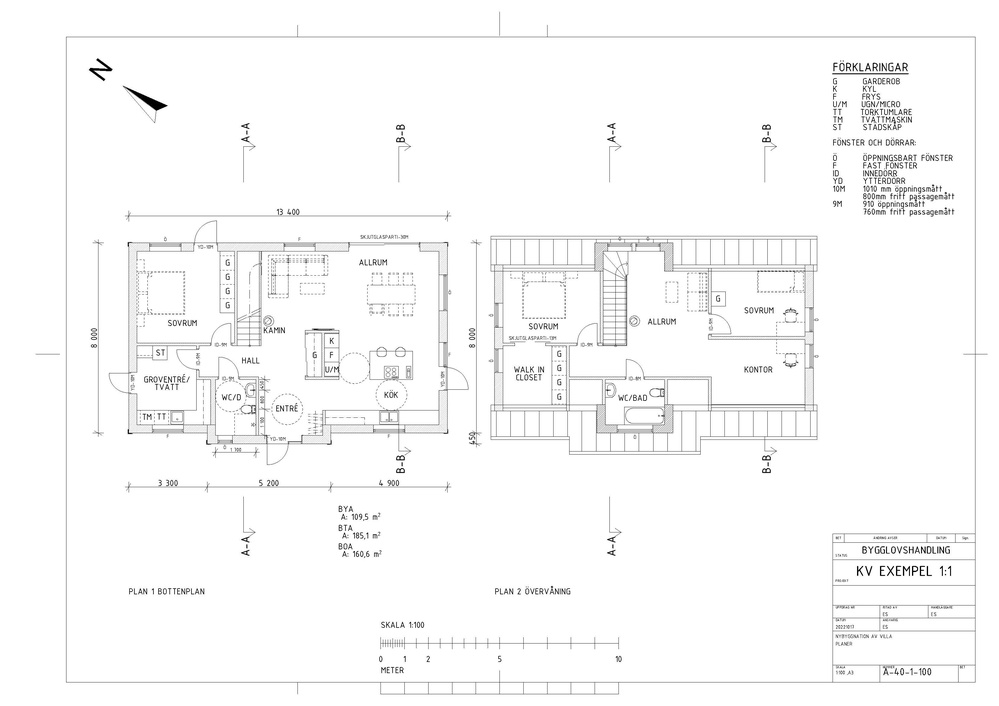
#> input picture data/real/Typritning_A-40-1-100.jpg, 999 x 706 px, shrunk from 3308 x 2339 before the run
$ python -i baselines.py   (imports and definitions only)
#> lines starting #> are read from the running program, lines starting #| are printed output that depends on the picture; after the words box and inside, x2 and y2 are one past the last pixel; in counts of white or black regions, pixels touching at a corner belong together
### draw2cad/dxf.py
"""Write a Plan (mm) to a layered DXF."""

from __future__ import annotations

import math
from pathlib import Path

import ezdxf
from ezdxf.enums import TextEntityAlignment
from shapely.geometry import MultiPolygon, Polygon
from shapely.ops import unary_union

from draw2cad.layers import DEFAULT_LAYERS, Category
from draw2cad.plan import Opening, Plan, Pt, Wall

# Dimension style for a mm drawing plotted at 1:100: 2.5 mm text, architectural ticks, whole mm.
DIM_OVERRIDE = {"dimtxt": 250, "dimtsz": 120, "dimexe": 120, "dimexo": 60, "dimgap": 60,
                "dimdec": 0, "dimtad": 1, "dimlfac": 1.0, "dimpost": "<>"}


# [37 lines left out: functions door_symbol, window_symbol, iter_polygons, not called in this run]


def new_doc() -> ezdxf.document.Drawing:
    doc = ezdxf.new("R2018", setup=True)
    doc.header["$INSUNITS"] = 4  # mm
    doc.header["$MEASUREMENT"] = 1  # metric
    colors = {Category.WALL_EXT: 4, Category.WALL_INT: 3, Category.WALL: 3, Category.DOOR: 2,
              Category.WINDOW: 6, Category.DIMENSION: 1, Category.TEXT: 7, Category.ROOM: 5, Category.OTHER: 8}
    for cat, name in DEFAULT_LAYERS.items():
        doc.layers.add(name, color=colors.get(cat, 7))
    return doc


# [54 lines left out: function plan_to_dxf, not called in this run]

### bench/baselines.py
"""Reference converters for calibrating the benchmark. A converter is `f(image: Path, out_dxf: Path) -> None`.

- oracle: writes the ground truth itself (synthetic cases only). Must score perfectly.
- naive:  threshold + thick-stroke contours at an assumed 1:100 / 300 dpi. A floor to beat.
"""

from __future__ import annotations

from pathlib import Path

import cv2

from draw2cad.dxf import new_doc, plan_to_dxf
from draw2cad.plan import Plan
from draw2cad.layers import DEFAULT_LAYERS, Category


def oracle(image: Path, out_dxf: Path) -> None:
    gt = image.parent / "gt.json"
    if not gt.exists():
        raise FileNotFoundError("oracle only works on synthetic cases (no gt.json next to the image)")
    plan_to_dxf(Plan.from_json(gt), out_dxf)


def naive(image: Path, out_dxf: Path, scale: int = 100, dpi: int = 300) -> None:
#> called with image = '../data/real/Typritning_A-40-1-100.jpg', out_dxf = 'out.png', scale = 100, dpi = 300
    gray = cv2.imread(str(image), cv2.IMREAD_GRAYSCALE)
#> gray is the input picture: shape (706, 999); min 0, max 255, mean 249.5
    _, binary = cv2.threshold(gray, 0, 255, cv2.THRESH_BINARY_INV + cv2.THRESH_OTSU)
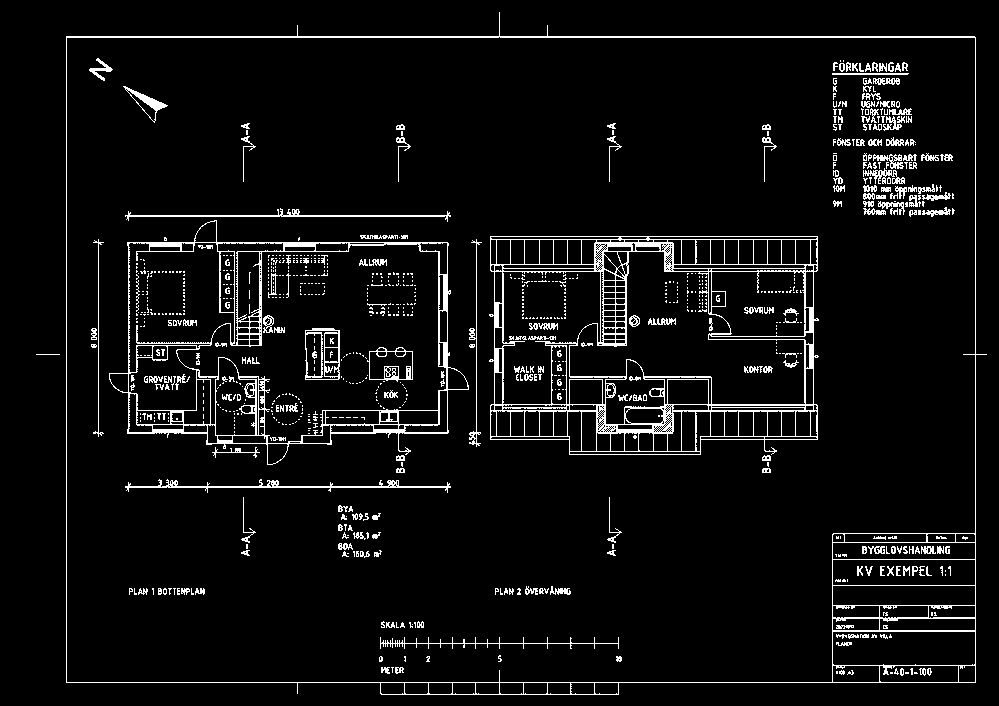
#> binary: shape (706, 999); 5.7% white in thin lines or dots
    thick = cv2.morphologyEx(binary, cv2.MORPH_OPEN, cv2.getStructuringElement(cv2.MORPH_RECT, (5, 5)))
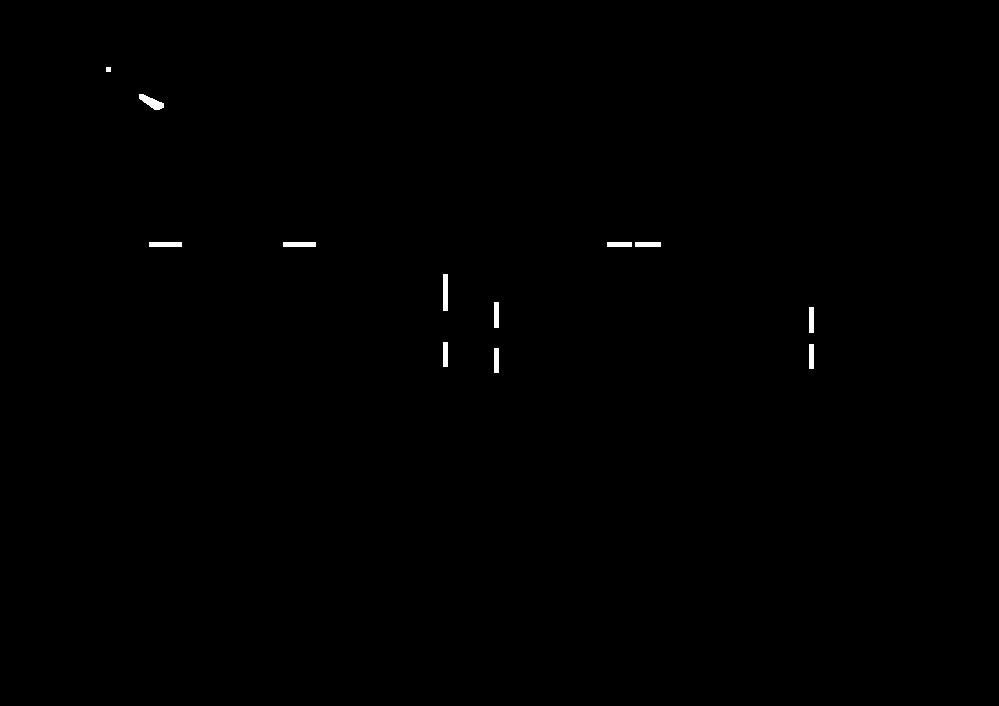
#> thick: shape (706, 999); 0.23% white; 12 white regions
    contours, _ = cv2.findContours(thick, cv2.RETR_CCOMP, cv2.CHAIN_APPROX_SIMPLE)
#> contours = 12 contours, 1 with area under 20; largest, box (x1, y1, x2, y2) and area: (139, 94, 164, 110) 173, (443, 274, 448, 311) 144, (283, 242, 316, 247) 128, (149, 242, 182, 247) 128, (809, 307, 814, 333) 100
    mm_per_px = 25.4 / dpi * scale
    h = gray.shape[0]
#> h = 706
    doc = new_doc()
    msp = doc.modelspace()
    for c in contours:
        if cv2.contourArea(c) < 30:
            continue
        poly = cv2.approxPolyDP(c, 1.5, True).reshape(-1, 2)
        pts = [(x * mm_per_px, (h - y) * mm_per_px) for x, y in poly]
        if len(pts) >= 2:
            msp.add_lwpolyline(pts, close=True, dxfattribs={"layer": DEFAULT_LAYERS[Category.WALL]})
#> this loop made 12 passes
#> poly on passes 1 to 10: [[494, 348], [494, 372], [498, 372], [498, 348]], [[809, 344], [809, 368], [813, 368], [813, 344]], [[443, 342], [443, 366], [447, 366], [447, 342]], [[809, 307], [809, 332], [813, 332], [813, 307]], [[494, 302], [494, 327], [498, 327], [498, 302]], [[443, 274], [443, 310], [447, 310], [447, 274]], [[635, 242], [635, 246], [660, 246], [660, 242]], [[607, 242], [607, 246], [631, 246], [631, 242]], [[283, 242], [283, 246], [315, 246], [315, 242]], [[149, 242], [149, 246], [181, 246], [181, 242]]
#> c on pass 12: [[106, 67], [106, 71], [110, 71], [110, 67]]
    doc.saveas(out_dxf)

>>> result = naive('../data/real/Typritning_A-40-1-100.jpg', 'out.png')
